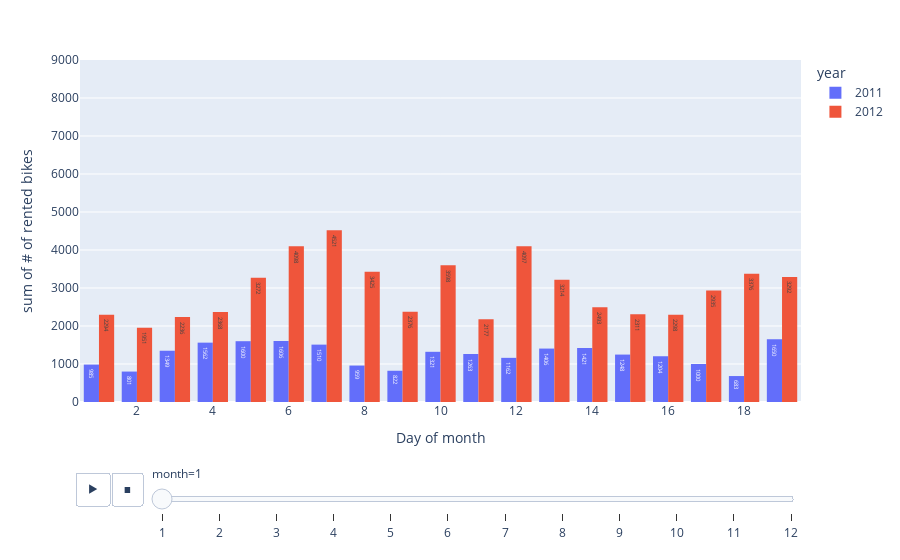

Notebook code for this chart:
### Markdown cell above
### Plot sections

### Code cell
px.histogram(
    data_frame=bike,
    x="day_of_month",
    y="count",
    color="year",
    barmode="group",
    labels={
        "count": "# of rented bikes",
        "day_of_month": "Day of month"
    },
    animation_frame="month",
    range_y=[0,9000],
    text_auto=True,
    )

### Figure 1 — Plotly figure (JSON) as saved in the notebook; plotly's stock layout.template omitted (floating-point values rounded to 4 significant figures; data arrays with more than 128 entries replaced by an {"elided": "..."} marker saying what was removed)
{"data": [{"alignmentgroup": "True", "bingroup": "x", "histfunc": "sum", "hovertemplate": "year=2011<br>month=1<br>Day of month=%{x}<br>sum of # of rented bikes=%{y}<extra></extra>", "legendgroup": "2011", "marker": {"color": "#636efa", "pattern": {"shape": ""}}, "name": "2011", "offsetgroup": "2011", "orientation": "v", "showlegend": true, "texttemplate": "%{value}", "type": "histogram", "x": {"elided": "431 int values"}, "xaxis": "x", "y": {"elided": "431 int values"}, "yaxis": "y"}, {"alignmentgroup": "True", "bingroup": "x", "histfunc": "sum", "hovertemplate": "year=2012<br>month=1<br>Day of month=%{x}<br>sum of # of rented bikes=%{y}<extra></extra>", "legendgroup": "2012", "marker": {"color": "#EF553B", "pattern": {"shape": ""}}, "name": "2012", "offsetgroup": "2012", "orientation": "v", "showlegend": true, "texttemplate": "%{value}", "type": "histogram", "x": {"elided": "453 int values"}, "xaxis": "x", "y": {"elided": "453 int values"}, "yaxis": "y"}], "layout": {"barmode": "group", "legend": {"title": {"text": "year"}, "tracegroupgap": 0}, "margin": {"t": 60}, "sliders": [{"active": 0, "currentvalue": {"prefix": "month="}, "len": 0.9, "pad": {"b": 10, "t": 60}, "steps": [{"args": [["1"], {"frame": {"duration": 0, "redraw": true}, "fromcurrent": true, "mode": "immediate", "transition": {"duration": 0, "easing": "linear"}}], "label": "1", "method": "animate"}, {"args": [["2"], {"frame": {"duration": 0, "redraw": true}, "fromcurrent": true, "mode": "immediate", "transition": {"duration": 0, "easing": "linear"}}], "label": "2", "method": "animate"}, {"args": [["3"], {"frame": {"duration": 0, "redraw": true}, "fromcurrent": true, "mode": "immediate", "transition": {"duration": 0, "easing": "linear"}}], "label": "3", "method": "animate"}, {"args": [["4"], {"frame": {"duration": 0, "redraw": true}, "fromcurrent": true, "mode": "immediate", "transition": {"duration": 0, "easing": "linear"}}], "label": "4", "method": "animate"}, {"args": [["5"], {"frame": {"duration": 0, "redraw": true}, "fromcurrent": true, "mode": "immediate", "transition": {"duration": 0, "easing": "linear"}}], "label": "5", "method": "animate"}, {"args": [["6"], {"frame": {"duration": 0, "redraw": true}, "fromcurrent": true, "mode": "immediate", "transition": {"duration": 0, "easing": "linear"}}], "label": "6", "method": "animate"}, {"args": [["7"], {"frame": {"duration": 0, "redraw": true}, "fromcurrent": true, "mode": "immediate", "transition": {"duration": 0, "easing": "linear"}}], "label": "7", "method": "animate"}, {"args": [["8"], {"frame": {"duration": 0, "redraw": true}, "fromcurrent": true, "mode": "immediate", "transition": {"duration": 0, "easing": "linear"}}], "label": "8", "method": "animate"}, {"args": [["9"], {"frame": {"duration": 0, "redraw": true}, "fromcurrent": true, "mode": "immediate", "transition": {"duration": 0, "easing": "linear"}}], "label": "9", "method": "animate"}, {"args": [["10"], {"frame": {"duration": 0, "redraw": true}, "fromcurrent": true, "mode": "immediate", "transition": {"duration": 0, "easing": "linear"}}], "label": "10", "method": "animate"}, {"args": [["11"], {"frame": {"duration": 0, "redraw": true}, "fromcurrent": true, "mode": "immediate", "transition": {"duration": 0, "easing": "linear"}}], "label": "11", "method": "animate"}, {"args": [["12"], {"frame": {"duration": 0, "redraw": true}, "fromcurrent": true, "mode": "immediate", "transition": {"duration": 0, "easing": "linear"}}], "label": "12", "method": "animate"}], "x": 0.1, "xanchor": "left", "y": 0, "yanchor": "top"}], "updatemenus": [{"buttons": [{"args": [null, {"frame": {"duration": 500, "redraw": true}, "fromcurrent": true, "mode": "immediate", "transition": {"duration": 500, "easing": "linear"}}], "label": "&#9654;", "method": "animate"}, {"args": [[null], {"frame": {"duration": 0, "redraw": true}, "fromcurrent": true, "mode": "immediate", "transition": {"duration": 0, "easing": "linear"}}], "label": "&#9724;", "method": "animate"}], "direction": "left", "pad": {"r": 10, "t": 70}, "showactive": false, "type": "buttons", "x": 0.1, "xanchor": "right", "y": 0, "yanchor": "top"}], "xaxis": {"anchor": "y", "domain": [0, 1], "title": {"text": "Day of month"}}, "yaxis": {"anchor": "x", "domain": [0, 1], "range": [0, 9000], "title": {"text": "sum of # of rented bikes"}}}}
